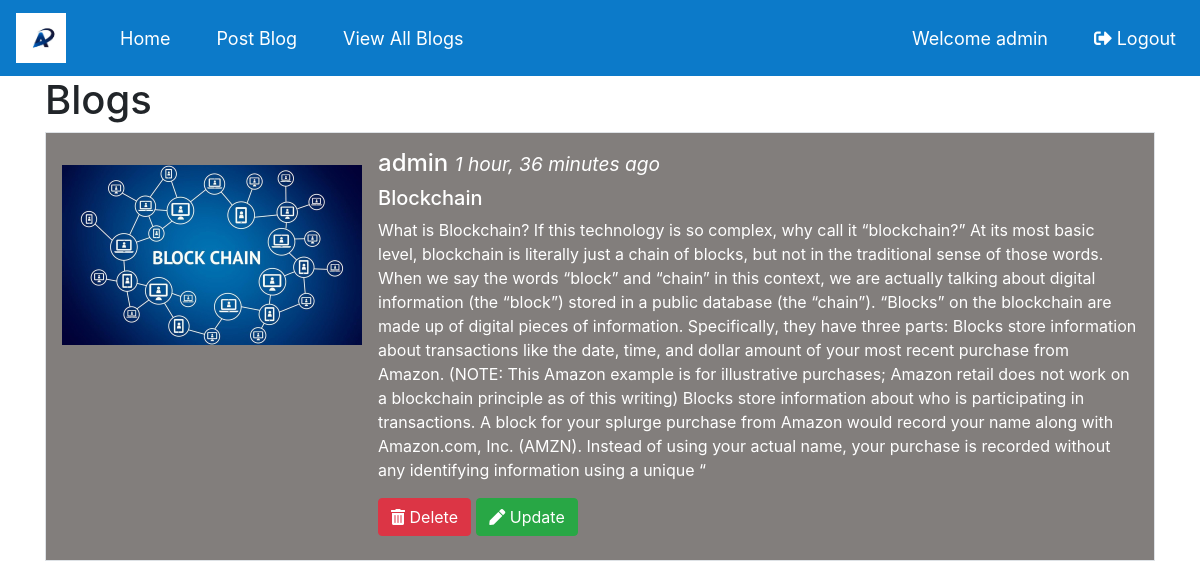
The page /detailblog/21 (signed in) on the database its author committed.
### blogapp/models.py (models this page shows)
class PostBlog(models.Model):
    title = models.CharField(max_length=50)
    description = models.CharField(max_length=2000)
    file = models.FileField(upload_to= 'images/')
    author = models.CharField(max_length=50)
    posted_date= models.DateTimeField(auto_now_add= True)

### blogapp/views.py (the view)
# urls.py: path('detailblog/<pk>',views.DetailBlog.as_view()),
@method_decorator(login_required, name='dispatch')
class DetailBlog(DetailView):
    model = PostBlog
    template_name = 'blogapp/detailblog.html'
    context_object_name = 'blog'

### templates/blogapp/detailblog.html (shortened to what this page needs)
{% extends 'blogapp/base.html' %}
{% block basecontent %}
<div class="container">
    <h1>Blogs</h1>
  <div class="media border p-3">
  <img src="{{blog.file.url}}" alt="image" class="mr-3 mt-3 " style="width:300px;">
  <div class="media-body">
    <h4>{{blog.author}} <small><i>{{blog.posted_date | timesince}} ago</i></small></h4>
    <h5>{{blog.title}}</h5>
    <p>{{blog.description}}</p>
    {% if request.user.username == blog.author  %}
      <form  method="post">
        <h5><a href="/delete/{{blog.id}}" class="btn btn-danger"><i class="fas fa-trash-alt"></i> Delete</a>
        <a href="/update/{{blog.id}}" class="btn btn-success"><i class="fas fa-pen"></i> Update</a></h5>
      </form>
    {% endif %}
  </div>
</div>
<br>
</div>
{% endblock %}

### templates/blogapp/base.html (shortened to what this page needs)
{% load static %}
<!DOCTYPE html>
<html lang="en" dir="ltr">
  <head>
    <link rel="stylesheet" href="{%static 'css/style.css' %}">
   <link rel="stylesheet" href="https://maxcdn.bootstrapcdn.com/bootstrap/4.4.1/css/bootstrap.min.css">
   <link rel="stylesheet" href="https://use.fontawesome.com/releases/v5.7.0/css/all.css">
  </head>
  <body style="background-image:url('{%static 'images/blog-bg.jfif' %}')">
  <nav class="navbar navbar-expand-md navbar-custom">
  <a class="navbar-brand" href="#"><img src="{%static "images/logo.jpg"%}" alt="My Blog" height="50px" width="50px"></a>
<div class="collapse navbar-collapse" id="collapsibleNavbar">
  <ul class="navbar-nav">
<li class="nav-item">
  <a class="nav-link" href="#">Home</a>
</li>
<li class="nav-item">
  <a class="nav-link" href="/postblog"> Post Blog</a>
</li>
<li class="nav-item">
  <a class="nav-link" href="/viewblog">View All Blogs</a>
</li>
</ul>
    {% if request.user.is_authenticated is True %}
  <ul class="navbar-nav ml-auto">
    <li class="nav-item">
        <a class="nav-link" href="#">  Welcome {{request.user}}</a>
    </li>
      <li class="nav-item">
          <a class="nav-link" href="/accounts/logout"><i class="fas fa-sign-out-alt"></i>  Logout</a>
      </li>
  </ul>
      {% endif %}
</div>
</nav>
{% block basecontent%}
{% endblock %}
  </body>
</html>

### static/css/style.css (style rules this page uses)
.navbar-custom { background-color: #0c7ac9; }
.navbar-nav .nav-link { color: white; }
.navbar-nav > li { margin-left:30px; font-size: 18px; }
.media { background: #827e7c!important; color: white!important; }
a { color: white!important; }

### rows shown on the page
PostBlog: file (picture), author "admin", posted_date "1 hour, 36 minutes", title "Blockchain", description "What is Blockchain? If this technology is so complex, why call it “blockchain?” At its most basic level, blockchain is literally just a chain of blocks, but not in the traditional sense of those words. When we say the words “block” and “chain” in this context, we are actually talking about digital information (the “block”) stored in a public database (the “chain”). “Blocks” on the blockchain are made up of digital pieces of information. Specifically, they have three parts: Blocks store information about transactions like the date, time, and dollar amount of your most recent purchase from Amazon. (NOTE: This Amazon example is for illustrative purchases; Amazon retail does not work on a…"

### other values the page prints
{{ request.user }} "admin"
